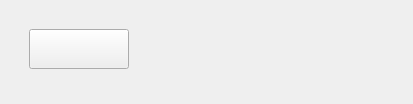
      <widget class="QWidget" name="tab_10">
       <attribute name="title">
        <string>NT2</string>
       </attribute>
       <layout class="QHBoxLayout" name="horizontalLayout_49">
        <item>
         <widget class="QWidget" name="widget_75" native="true">
          <layout class="QVBoxLayout" name="verticalLayout_32">
           <item>
            <widget class="QWidget" name="widget_76" native="true">
             <property name="sizePolicy">
              <sizepolicy hsizetype="Preferred" vsizetype="Fixed">
               <horstretch>0</horstretch>
               <verstretch>0</verstretch>
              </sizepolicy>
             </property>
             <layout class="QHBoxLayout" name="horizontalLayout_47">
              <item>
               <widget class="QPushButton" name="bt901">
                <property name="minimumSize">
                 <size>
                  <width>100</width>
                  <height>40</height>
                 </size>
                </property>
                <property name="toolTip">
                 <string>Quay lại</string>
                </property>
                <property name="text">
                 <string/>
                </property>
                <property name="icon">
                 <iconset resource="resources.qrc">
                  <normaloff>:/icons/icons/arrow-left.svg</normaloff>:/icons/icons/arrow-left.svg</iconset>
                </property>
                <property name="iconSize">
                 <size>
                  <width>30</width>
                  <height>30</height>
                 </size>
                </property>
               </widget>
              </item>
              <item>
               <spacer name="horizontalSpacer_4">
                <property name="orientation">
                 <enum>Qt::Horizontal</enum>
                </property>
                <property name="sizeHint" stdset="0">
                 <size>
                  <width>255</width>
                  <height>20</height>
                 </size>
                </property>
               </spacer>
              </item>
             </layout>
            </widget>
           </item>
           <item>
            <widget class="QWidget" name="widget_77" native="true"/>
           </item>
          </layout>
         </widget>
        </item>
       </layout>
      </widget>
